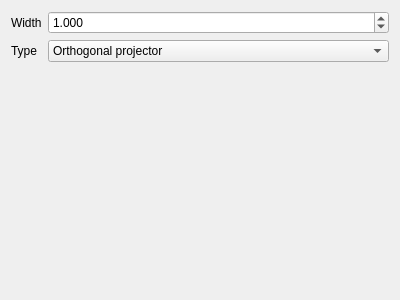
<?xml version="1.0" encoding="UTF-8"?>
<ui version="4.0">
 <class>tab_projector</class>
 <widget class="QWidget" name="tab_projector">
  <property name="geometry">
   <rect>
    <x>0</x>
    <y>0</y>
    <width>400</width>
    <height>300</height>
   </rect>
  </property>
  <property name="sizePolicy">
   <sizepolicy hsizetype="Preferred" vsizetype="Ignored">
    <horstretch>0</horstretch>
    <verstretch>0</verstretch>
   </sizepolicy>
  </property>
  <property name="windowTitle">
   <string/>
  </property>
  <layout class="QFormLayout" name="formLayout">
   <item row="0" column="0">
    <widget class="QLabel" name="label_2">
     <property name="text">
      <string>Width</string>
     </property>
    </widget>
   </item>
   <item row="0" column="1">
    <widget class="QDoubleSpinBox" name="doubleSpinBox_width">
     <property name="decimals">
      <number>3</number>
     </property>
     <property name="minimum">
      <double>0.001000000000000</double>
     </property>
     <property name="maximum">
      <double>100.000000000000000</double>
     </property>
     <property name="singleStep">
      <double>0.250000000000000</double>
     </property>
     <property name="value">
      <double>1.000000000000000</double>
     </property>
    </widget>
   </item>
   <item row="1" column="0">
    <widget class="QLabel" name="label">
     <property name="text">
      <string>Type</string>
     </property>
    </widget>
   </item>
   <item row="1" column="1">
    <widget class="QComboBox" name="comboBox_projector_type">
     <item>
      <property name="text">
       <string>Orthogonal projector</string>
      </property>
     </item>
     <item>
      <property name="text">
       <string>Pinhole projector</string>
      </property>
     </item>
     <item>
      <property name="text">
       <string>Thin Lens projector</string>
      </property>
     </item>
    </widget>
   </item>
  </layout>
 </widget>
 <resources/>
 <connections/>
</ui>
